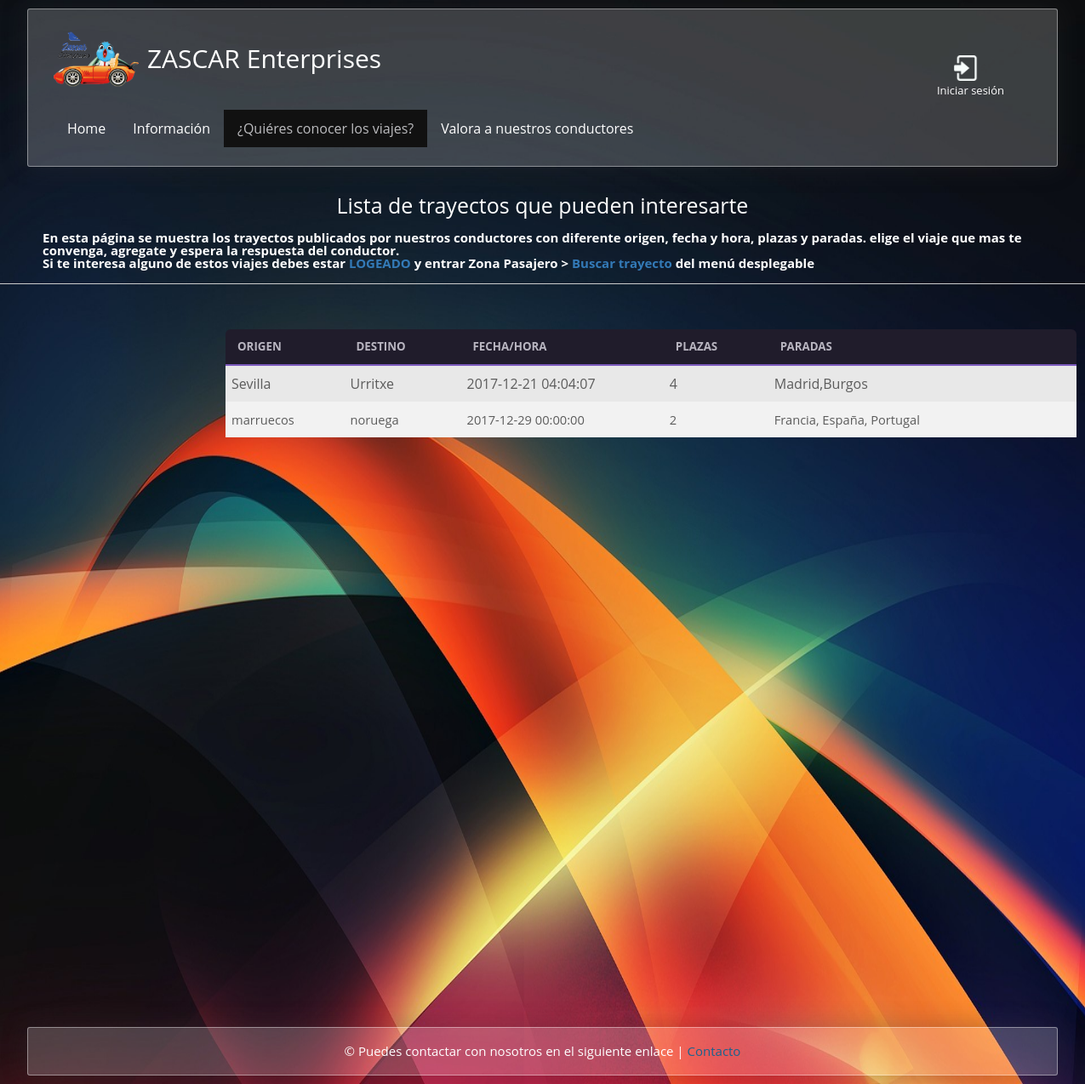
The app's page /controlador/controlador_listar_trayectos.php, older data.
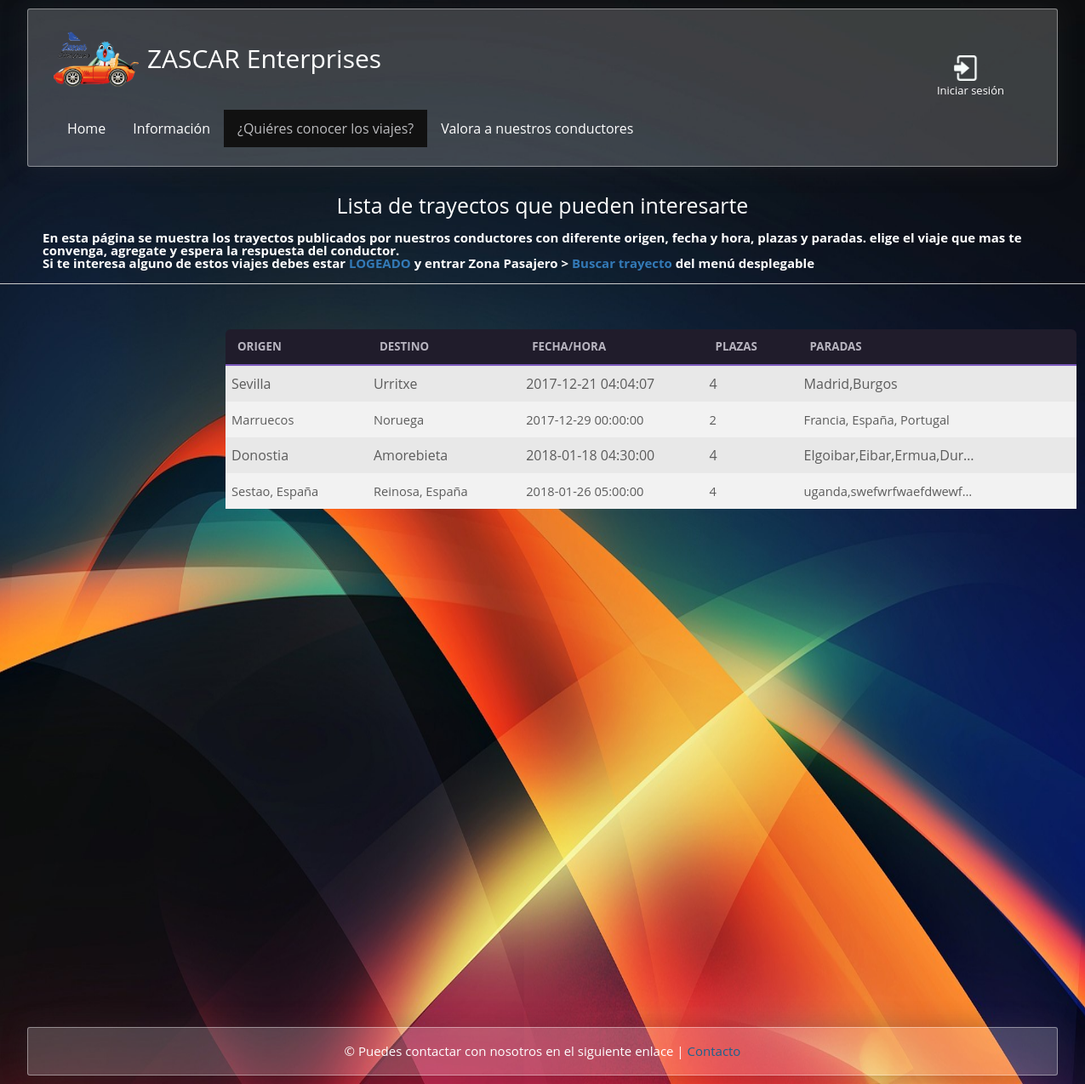
The same page, newer data.
### tables this page shows
CREATE TABLE `trayecto` (
  `idtrayecto` int(11) NOT NULL,
  `origen` varchar(40) NOT NULL,
  `destino` varchar(40) NOT NULL,
  `fecha_hora` datetime NOT NULL,
  `plazas` int(2) NOT NULL,
  `paradas` varchar(200) NOT NULL,
  `idusuario` int(11) NOT NULL
);

### controlador/controlador_listar_trayectos.php (called while the page is built)
<?php
 require_once("../modelo/trayectos.php");
$lista = new Trayectos();
$pd = $lista->listar_trayectos();
require_once("../vista/listarTrayectos.php");
?>

### conector/conector.php (called while the page is built)
<?php
class Conectar {
    public static function conexion() {
        $localhost = 'localhost';
        $usuario = 'root';
        $contrasena = '';
        $bbdd = 'zascar';
        $link = mysqli_connect($localhost, $usuario, $contrasena, $bbdd);
        $link->query("SET NAMES 'utf8'");
        return $link;
    }
}

### modelo/trayectos.php (called while the page is built, shortened)
<?php
require_once '../conector/conector.php';
class trayectos {
    private $link;
    private $usuario;
    public function __construct() {
        $this->link = Conectar::conexion();
        $this->usuario = array();
    }
    public function listar_trayectos() {
        $sql = "CALL listarTrayecto()";
        $consulta = $this->link->query($sql);
        while ($row = mysqli_fetch_array($consulta, MYSQLI_ASSOC)) {
            $this->usuario[] = $row;
        }
        return $this->usuario;
    }
}
?>

### vista/listarTrayectos.php (the view, shortened to what this page needs)
<!doctype html>
<html lang="en">
    <head>
        <link rel="stylesheet" href="https://maxcdn.bootstrapcdn.com/bootstrap/3.3.7/css/bootstrap.min.css">
        <link rel="stylesheet" href="../css/style.css">
    </head>
    <body>
        <header>
            <div id="logo"><img src="../img/logo.png">ZASCAR Enterprises
                <?php
                $now = time();
                if (isset($_SESSION['loggedin']) && $_SESSION['loggedin'] == true && $now < $_SESSION['expire']) {
                    echo "<a  href='../controlador/logout.php'><img class='login-img' src='../img/logoutbutton.png'/></a>";
                    echo "<p style='color:white;'>Bienvenido, ";
                    echo "<font color = 'orange'><a  href='../vista/miCuenta.php' style='color:orange;'>";
                    echo ($_SESSION['username']);
                    echo"</font></a>";
                    echo "</p>";
                } else {
                    echo"<a  href='../vista/login.php'><img class='login-img' src='../img/loginbutton.png'/></a>";
                    echo "<p>Iniciar sesión</p>";
                }
                ?>
            </div>
            <br>
            <br>
            <nav>
                <ul>
                    <li><a href="../vista/index.php">Home</a></li>
                    <li><a href="../vista/informacion.php">Información</a></li>
                    <li><a href="#" class="active">¿Quiéres conocer los viajes?</a></li>
                    <li><a href="../vista/valorarConductores.php">Valora a nuestros conductores</a></li>
                </ul>
            </nav>
        </header>
        <br>
        <br>
        <h1 align="center">Lista de trayectos que pueden interesarte</h1>
        <br>
        <p><strong class="strindex">En esta página se muestra los trayectos publicados por nuestros conductores
            con diferente origen, fecha y hora, plazas y paradas. elige el viaje que mas te convenga, agregate y espera
            la respuesta del conductor.<p>
                Si te interesa alguno de estos viajes debes estar <strong><a href="../vista/login.php">LOGEADO</a></strong> y entrar Zona Pasajero > <strong><a href="../vista/buscarTrayectos.php"> Buscar trayecto </a></strong> del menú desplegable
            </strong> </p>
        <hr>
        <div class="margeneslista">
            <br>
            <div class="container">
                <div class="listWrap">
                    <ul class="list tabla-listar" >
                        <li>
                            <span>Origen</span>
                            <span>Destino</span>
                            <span>Fecha/Hora</span>
                            <span>Plazas</span>
                            <span>Paradas</span>
                            <span></span>
                        </li>
                        <?php
                        foreach ($pd as $trayecto) {
                            ?>
                            <li>
                                <span class="tabla-campos"><?php echo $trayecto["origen"]; ?></span>
                                <span class="tabla-campos"><?php echo $trayecto["destino"]; ?></span>
                                <span><?php echo $trayecto["fecha_hora"]; ?></span>
                                <span><?php echo $trayecto["plazas"]; ?></span>
                                <span class="tabla-campos"><?php echo $trayecto["paradas"]; ?></span>
                                <span><p></span>
                                <span><p></span>
                                <span><p></span>
                            </li>
                            <?php
                        }
                        ?>
                    </ul>
                </div>
            </div>
        </div>
        <footer>
            <p>&copy; Puedes contactar con nosotros en el siguiente enlace | <a href="../vista/contacto.php">Contacto</a></p>
        </footer>
    </body>
</html>

Row changes from the older to the newer data that the page shows:
changed trayecto "Francia, España, Portugal": origen "marruecos" → "Marruecos"; destino "noruega" → "Noruega"
added trayecto: origen "Donostia", destino "Amorebieta", fecha_hora "2018-01-18 04:30:00", plazas "4", paradas "Elgoibar,Eibar,Ermua,Dur…"
added trayecto: origen "Sestao, España", destino "Reinosa, España", fecha_hora "2018-01-26 05:00:00", plazas "4", paradas "uganda,swefwrfwaefdwewf…"
